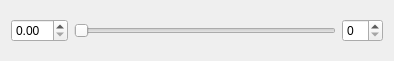
<?xml version="1.0" encoding="UTF-8"?>
<ui version="4.0">
 <class>SmallForm</class>
 <widget class="QWidget" name="SmallForm">
  <property name="geometry">
   <rect>
    <x>0</x>
    <y>0</y>
    <width>394</width>
    <height>61</height>
   </rect>
  </property>
  <property name="windowTitle">
   <string>Form</string>
  </property>
  <layout class="QHBoxLayout" name="horizontalLayout">
   <item>
    <widget class="QDoubleSpinBox" name="doubleSpinBox"/>
   </item>
   <item>
    <widget class="QSlider" name="horizontalSlider">
     <property name="font">
      <font>
       <pointsize>13</pointsize>
      </font>
     </property>
     <property name="minimum">
      <number>0</number>
     </property>
     <property name="maximum">
      <number>99</number>
     </property>
     <property name="orientation">
      <enum>Qt::Horizontal</enum>
     </property>
    </widget>
   </item>
   <item>
    <widget class="QSpinBox" name="spinBox"/>
   </item>
  </layout>
 </widget>
 <resources/>
 <connections/>
</ui>
